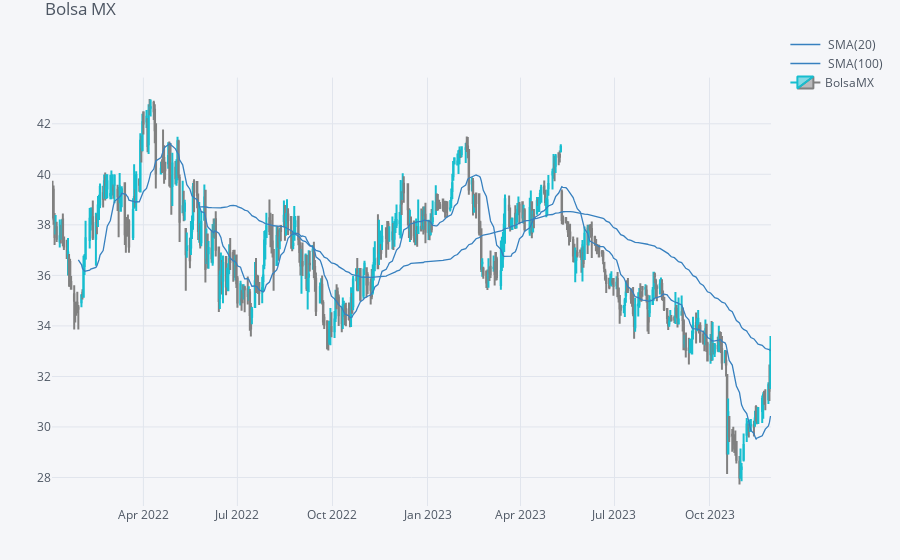

Notebook source saved alongside this figure:
### Code cell
# crossover means that some times SMA(100) is up and SMA(20) is down and viceversa, normal is former, crossover is SMA(20) up ad SMA(100) down
qf.iplot(title="Bolsa MX", name="BolsaMX")

### Figure 1 — Plotly figure (JSON) as saved in the notebook; plotly's stock layout.template omitted (floating-point values rounded to 4 significant figures; data arrays with more than 128 entries replaced by an {"elided": "..."} marker saying what was removed)
{"data": [{"line": {"color": "rgba(55, 128, 191, 1.0)", "dash": "solid", "shape": "linear", "width": 1.3}, "mode": "lines", "name": " SMA(20)", "text": "", "type": "scatter", "x": {"elided": "482 str values"}, "y": {"elided": "482 mixed values"}, "yaxis": "y2"}, {"line": {"color": "rgba(55, 128, 191, 1.0)", "dash": "solid", "shape": "linear", "width": 1.3}, "mode": "lines", "name": " SMA(100)", "text": "", "type": "scatter", "x": {"elided": "482 str values"}, "y": {"elided": "482 mixed values"}, "yaxis": "y2"}, {"close": {"elided": "482 float values"}, "decreasing": {"line": {"color": "#808080"}}, "high": {"elided": "482 float values"}, "increasing": {"line": {"color": "#17BECF"}}, "low": {"elided": "482 float values"}, "name": "BolsaMX", "open": {"elided": "482 float values"}, "showlegend": true, "type": "candlestick", "x": {"elided": "482 str values"}, "yaxis": "y2"}], "layout": {"legend": {"bgcolor": "#F5F6F9", "font": {"color": "#4D5663"}}, "margin": {"b": 30, "l": 30, "r": 30, "t": 30}, "paper_bgcolor": "#F5F6F9", "plot_bgcolor": "#F5F6F9", "showlegend": true, "title": {"font": {"color": "#4D5663"}, "text": "Bolsa MX"}, "xaxis": {"anchor": "y2", "gridcolor": "#E1E5ED", "rangeselector": {"bgcolor": "rgba(150, 200, 250, 1)", "buttons": [{"count": 1, "label": "1m", "step": "month", "stepmode": "backward"}, {"count": 1, "label": "1y", "step": "year", "stepmode": "backward"}], "font": {"size": 13}, "visible": false, "x": 0, "y": 0.9}, "rangeslider": {"visible": false}, "showgrid": true, "tickfont": {"color": "#4D5663"}, "title": {"font": {"color": "#4D5663"}, "text": ""}, "zerolinecolor": "#E1E5ED"}, "yaxis": {"gridcolor": "#E1E5ED", "showgrid": true, "showticklabels": false, "tickfont": {"color": "#4D5663"}, "title": {"font": {"color": "#4D5663"}, "text": ""}, "zerolinecolor": "#E1E5ED"}, "yaxis2": {"domain": [0, 0.9], "gridcolor": "#E1E5ED", "showgrid": true, "tickfont": {"color": "#4D5663"}, "title": {"font": {"color": "#4D5663"}, "text": ""}, "zerolinecolor": "#E1E5ED"}}}
